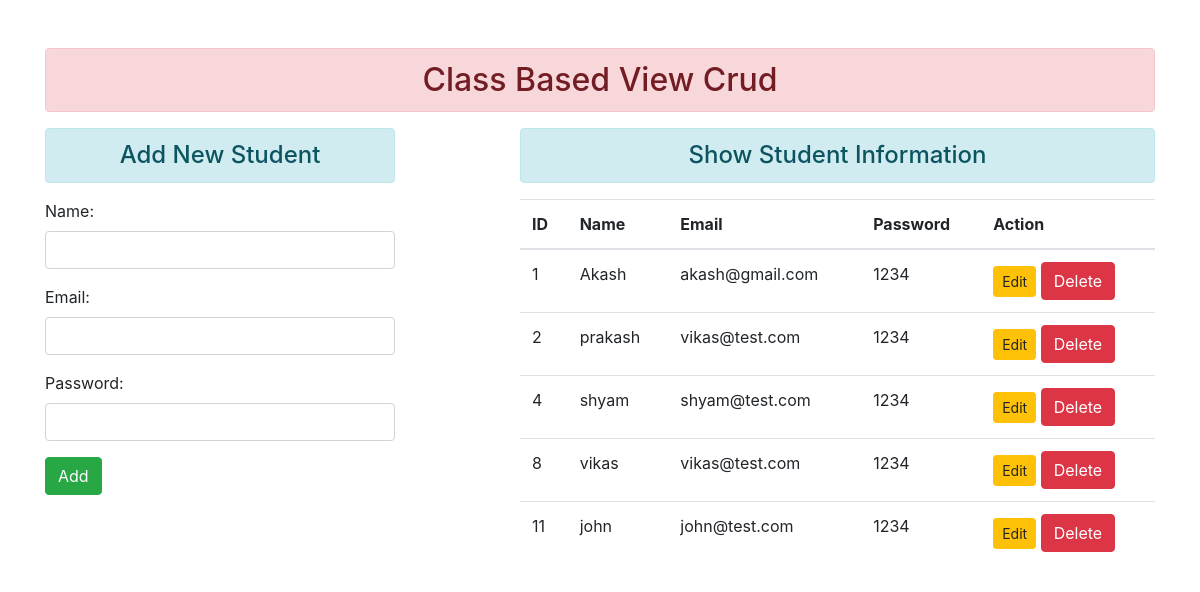
Screenshot of /cbvtest/ with the database file from the repository.
### cbvTest/models.py (models this page shows)
class Student(models.Model):
    name = models.CharField(max_length=70, default='')
    email = models.EmailField(max_length=70, default='')
    password = models.CharField(max_length=20, default='')

### cbvTest/views.py (the view, shortened to what this page needs)
# urls.py: path('', views.UserAddandShow.as_view(), name="add_and_show"),
class UserAddandShow(View):
    template_name = 'cbvTest/addandshow.html'
    def get(self, request, *args, **kwargs):
        fm = StudentRegistration()
        stud = Student.objects.all()
        context = {
            'stu':stud,
            'form':fm,
        }
        return render(request, 'cbvTest/addandshow.html', context)

### cbvTest/forms.py
class StudentRegistration(forms.ModelForm):
    class Meta:
        model = Student
        fields = ['name', 'email', 'password']
        widgets = {
            'name':forms.TextInput(attrs={'class':'form-control'}),
            'email':forms.EmailInput(attrs={'class':'form-control'}),
            'password':forms.PasswordInput(render_value=True,
            attrs={'class':'form-control'}),
        }

### templates/cbvTest/addandshow.html (shortened to what this page needs)
{% extends 'cbvTest/base.html' %}
{% block content %}
<div class="row">
    <div class="col-sm-4">
        <h4 class="text-center alert alert-info">Add New Student</h4>
        <form action="" method="post">
            {{form.as_p}}
            <input type="submit" class="btn btn-success" value="Add">
        </form>
    </div>
    <div class="col-sm-7 offset-1">
        <h4 class="text-center alert alert-info">Show Student Information</h4>
        {% if stu %}
            <table class="table table-hover">
                <thead>
                    <tr>
                    <th scope="col">ID</th>
                    <th scope="col">Name</th>
                    <th scope="col">Email</th>
                    <th scope="col">Password</th>
                    <th scope="col">Action</th>
                    </tr>
                </thead>
                <tbody>
                    {% for data in stu %}
                    <tr>
                        <td>{{data.id}}</td>
                        <td>{{data.name}}</td>
                        <td>{{data.email}}</td>
                        <td>{{data.password}}</td>
                        <td><a href="{% url 'update_data' data.id %}" class="btn btn-warning btn-sm">Edit</a>
                        <form action="{% url 'delete_data' data.id %}" method="post" class="d-inline">
                            <input type="submit" class="btn btn-danger" value="Delete">
                        </form>
                        </td>
                    </tr>
                    {% endfor %}
                </tbody>
            </table>
        {% else %}
            <h4 class="text-center alert alert-info">No Records</h4>
        {% endif %}
    </div>
</div>
{% endblock content %}

### templates/cbvTest/base.html (shortened to what this page needs)
<!DOCTYPE html>
{% load static %}
<html lang="en">
<head>
    <link rel="stylesheet" href="{% static 'cbvTest/css/bootstrap.css' %}">
</head>
<body>
<div class="container mt-5">
    <h2 class="text-center alert alert-danger">Class Based View Crud</h2>
    {% block content %}
    {% endblock content %}
</div>
</body>
</html>

### rows the page displays
Student: id "1", name "Akash", email "akash@gmail.com", password "1234"
Student: id "2", name "prakash", email "vikas@test.com", password "1234"
Student: id "4", name "shyam", email "shyam@test.com", password "1234"
Student: id "8", name "vikas", email "vikas@test.com", password "1234"
Student: id "11", name "john", email "john@test.com", password "1234"
